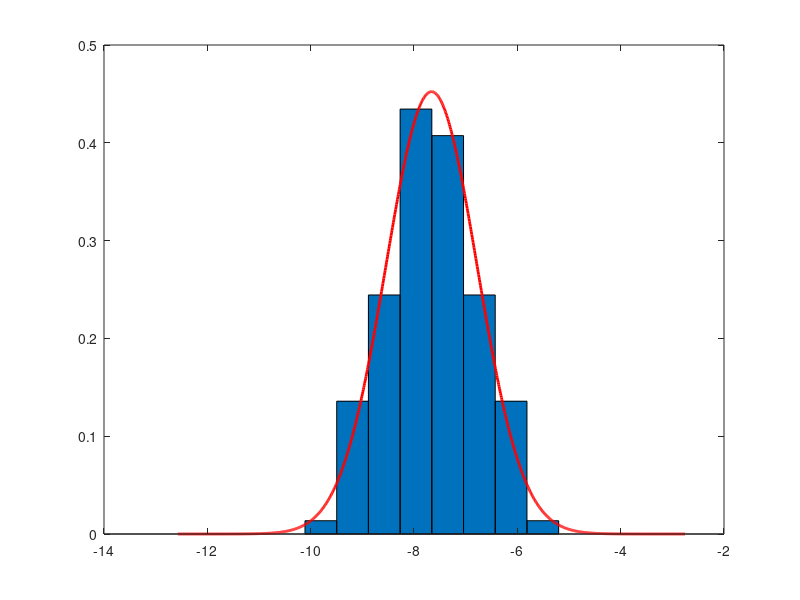
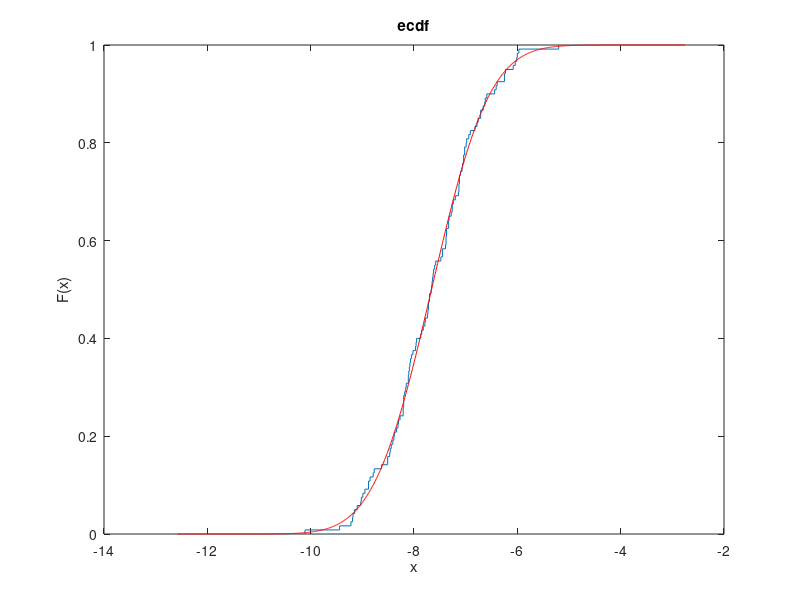

The MATLAB source for these figures, in order:
function lab1()
	X = [-8.47, -7.45, -7.12, -8.30, -8.15, -6.01, -5.20, -7.38, -6.76, -9.18, -6.00, -8.08, -7.96, -8.34, -6.82, -8.46, -8.07, -7.04, -7.24, -8.16, -8.20, -8.27, -7.79, -7.37, -7.02, -7.13, -6.99, -7.65, -8.18, -6.71, -8.41, -6.71, -7.04, -9.15, -7.74, -10.11, -8.20, -7.07, -7.63, -8.99, -6.62, -6.23, -7.13, -6.41, -7.06, -7.72, -8.44, -8.85, -8.02, -6.98, -6.08, -7.20, -7.48, -7.82, -9.19, -8.31, -7.95, -7.97, -6.66, -6.59, -9.10, -7.87, -9.02, -8.77, -7.62, -9.44, -8.05, -7.60, -7.33, -6.94, -8.51, -7.39, -6.44, -8.88, -8.21, -7.66, -6.91, -8.39, -7.37, -7.26, -6.04, -7.58, -7.28, -7.02, -7.10, -7.33, -8.63, -8.21, -7.12, -8.11, -9.03, -8.11, -8.79, -9.22, -7.32, -5.97, -7.26, -6.39, -7.64, -8.38, -7.67, -7.70, -7.70, -8.95, -6.25, -8.09, -7.85, -8.10, -7.73, -6.78, -7.78, -8.20, -8.88, -8.51, -7.45, -7.14, -6.63, -7.38, -7.72, -6.25];

	% а)
	M_max = max(X);
	M_min = min(X);
	fprintf('а) M_max = %.2f, M_min = %.2f\n', M_max, M_min);

	% б)
	R = M_max - M_min;
	fprintf('б) R = %.2f\n', R);

	% в)
	MX = mean(X);
	DX = var(X);
	fprintf('в) mu = %.2f, S^2 = %.2f\n', MX, DX);

	% г)
	m = floor(log2(length(X))) + 2;
	[J, n] = hist(X, m);
	J = J / (sum(J) * (n(2) - n(1)));
	fprintf('г) m = %d\n', m);

	% д)
	sigma = sqrt(DX);
	x = (MX - R):(sigma / 100):(MX + R);
	f = normpdf(x, MX, sigma);
	figure;
	bar(n, J, 1);
	hold on;
	plot(x, f, 'r', 'LineWidth', 2);

	% е)
	F = normcdf(x, MX, sigma);
	figure;
	ecdf(X);
	hold on;
	plot(x, F, 'r');
end
